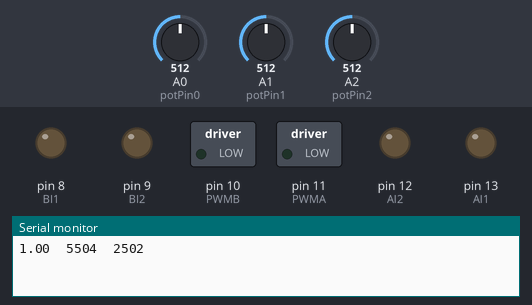
Bench run of a sketch on a simulated Arduino Uno, built with avr-gcc and run on an emulated ATmega328P. Parts: switched loads named in the sketch (green lamp = pin HIGH), output pins drawn as LEDs (lit = HIGH), the last lines printed to the serial monitor. The inputs (shaded band) are chosen by the test bench; at power-on: A0 (potPin0) = 512, A1 (potPin1) = 512, A2 (potPin2) = 512.

Above: at 18.0 s.
18.1 s: A0 (potPin0) set to 306
At 19.5 s:
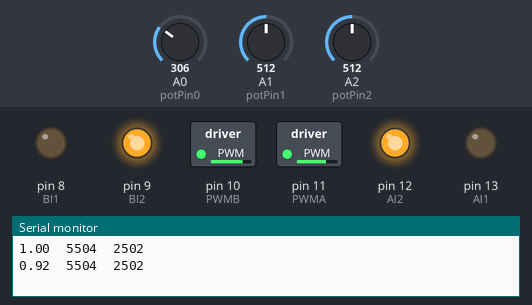
32.1 s: A1 (potPin1) set to 269
At 41.3 s:
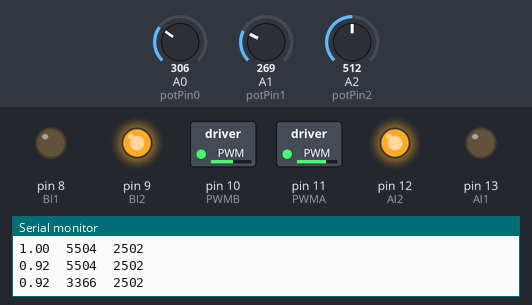
46.1 s: A1 (potPin1) set to 252
59.9 s: A1 (potPin1) set to 122
73.7 s: A0 (potPin0) set to 122
Timing chart, 0 to 88.5 s (numbered marks = the images above; inputs shaded):
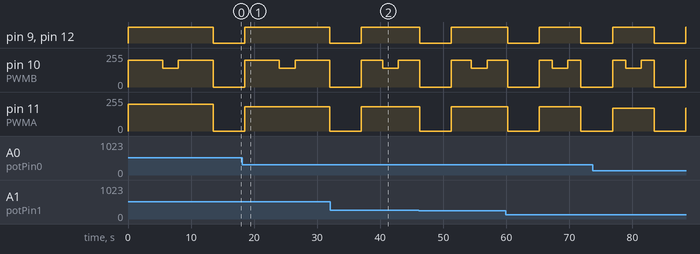

The sketch:

finecontrol2.ino
```cpp
//---------------------------------------------------------------------
// ME120, Section 001
// Sean Lai
//
// Fine Control Functions
// Note when hooking up motors:
// A01(+) A02(-), B01(-), B02(+) due to the physical orientation of the motors,
// because the B motor is mounted upside down.
//---------------------------------------------------------------------

// Declare pins for motors
const int AI1 = 13, AI2 = 12, PWMA = 11;
const int BI1 = 8, BI2 = 9, PWMB = 10;
const int potPin0 = A0;
const int potPin1 = A1;
const int potPin2 = A2;

// Calibration
const float motorAscale = 1.0;
const float motorBscale = 1.0;
float calibrate;

void setup() {
  // Setup pins as outputs
  pinMode(AI1, OUTPUT);
  pinMode(AI2, OUTPUT);
  pinMode(PWMA, OUTPUT);
  pinMode(BI1, OUTPUT);
  pinMode(BI2, OUTPUT);
  pinMode(PWMB, OUTPUT);

  Serial.begin(9600);
}

void loop() {
  // take reading from potentiometer
  int potReading0 = analogRead(potPin0);
  int potReading1 = analogRead(potPin1);
  int potReading2 = analogRead(potPin2);

  // set base specified
  int baseSpeed = 200;
  calibrate = map(potReading0, 0, 1023, 800, 1200)/1000.0;
  // int turnRate = map(potReading0, 0, 1023, 0, 100);
  int turnRate = 30;
  int straightDuration = map(potReading1, 0, 1023, 1000, 10000);
  int turnDuration = map(potReading2, 0, 1023, 0, 5000);


  Serial.print(calibrate);
  Serial.print("  ");
  Serial.print(straightDuration);
  Serial.print("  ");
  Serial.println(turnDuration);

  // Drive robot in an out and back
  drive(0, baseSpeed, 1, 0, straightDuration);
  drive(0, baseSpeed, 1, turnRate, turnDuration);
  drive(0, baseSpeed, 1, 0, straightDuration);


  stop();
  delay(5000);
}

void drive(int direction, int speed, int turnDirection, float turnRate, int duration) {
  // Drives robot with these instructions:
  //  direction: 1 -> forward, 0 -> backward
  //  speed: 0 to 255
  //  turnDirection: 1 -> right, 0 -> left
  //  turnRate: 0 to 50 (rates above 50 see dimishing returns)
  //  duration: length of time to perform command in milliseconds

  // Set direction of travel
  if (direction == 1) {
    digitalWrite(AI1, 1);
    digitalWrite(AI2, 0);
    digitalWrite(BI1, 1);
    digitalWrite(BI2, 0);
  }
  else {
    digitalWrite(AI1, 0);
    digitalWrite(AI2, 1);
    digitalWrite(BI1, 0);
    digitalWrite(BI2, 1);
  }

  // Calibrate Wheel Speeds
  int speedA = speed*calibrate;
  int speedB = speed;


  // Set PWM values to run robot
  // turnRate reduces the speed of one motor to turnRate percent of
  // the other motor to turn to robot.
  // EX: turn rate 100 stops one motor
  //     turn rate of 0 drives both motors at the same speed
  //     turn rate of 50 turns one motor at 50% the speed of the other
  if (turnDirection == 1) {
    analogWrite(PWMA, speedA);
    analogWrite(PWMB, speedB-speedB*turnRate/100);
  }
  else {
    analogWrite(PWMA, speedA-speedA*turnRate/100);
    analogWrite(PWMB, speedB);
  }
  // Set duration
  delay(duration);
}

void stop() {
  digitalWrite(AI1, 0);
  digitalWrite(AI2, 0);
  digitalWrite(BI1, 0);
  digitalWrite(BI2, 0);
  analogWrite(PWMA, 0);
  analogWrite(PWMB, 0);
}
```
